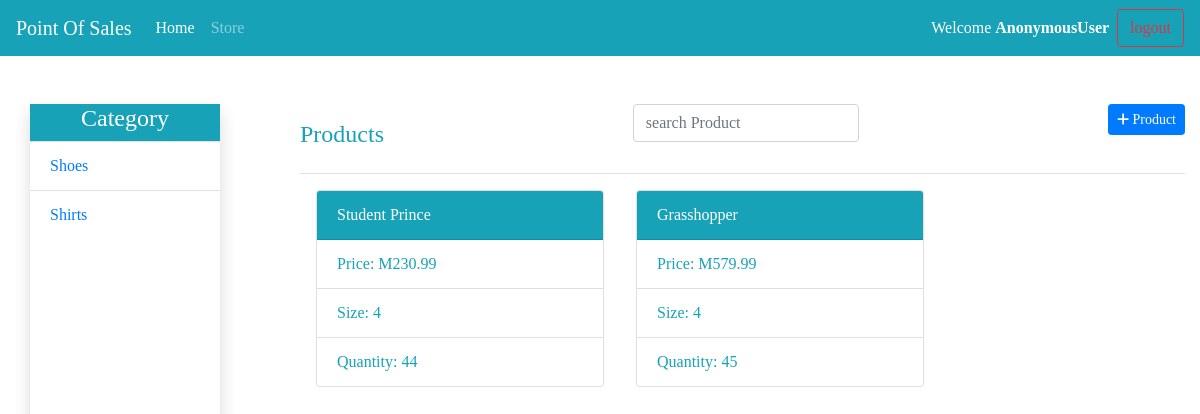
The app's page /category_items/1/ with its own data.
### store/models.py (models this page shows, shortened)
class Category(models.Model):
    name = models.CharField(max_length = 255)
    class Meta:
        verbose_name_plural = 'Categories'
    def __str__(self):
        return self.name

class Product(models.Model):
    name = models.CharField(max_length=255)
    price = models.DecimalField(decimal_places=2,max_digits=6)
    size = models.CharField(max_length=255)
    category =models.ForeignKey('Category',on_delete=models.CASCADE)
    quantity = models.IntegerField()

### store/views.py (the view)
# urls.py: path('category_items/<int:category_id>/',views.category_items,name='category_items'),
def category_items(request,category_id):
    categories = Category.objects.all()
    category = Category.objects.get(id = category_id)
    products = category.product_set.all()
    product_form = handle_form(request)
    context = {
        'categories':categories,
        'products':products,
        'product_form':product_form
    }
    return render(request,'store/store.html',context)

### store/forms.py
class ProductForm(forms.ModelForm):
    class Meta:
        model = Product
        fields = ['name','price','size','category','quantity']

### store/utils.py (called while the page is built)
def handle_form(request):
    product_form = ProductForm()
    if request.method == 'POST':
        product_form = ProductForm(request.POST)
        if product_form.is_valid():
            product_form.save()
    return product_form

### store/templates/store/store.html (shortened to what this page needs)
{% extends 'base.html' %}
{% block content %}
{% include "partials/navbar.html" %}
<main class="container">
    <div class="row mt-5 justify-content-between">
        <div class="col-md-2 p-0 shadow" style="height: 80vh;">
            <div class=" bg-info border-bottom text-white">
                <center><h4>Category</h4></center>
            </div>
            <ul class="list-group list-group-flush bg-info">
                {% for category in categories %}
                <li class="list-group-item"><a href="{% url 'store:category_items' category.id %}">{{category}}</a></li>
                {% endfor %}
            </ul>
        </div>
        <div class="col-md-9 p-0 " style="height: 80vh;">
            <div class="row border-bottom text-info justify-content-between d-flex">
                <span class="py-3"><h4>Products</h4></span>
                <span><input type="text"  class="form-control text-info" placeholder="search Product"></span>
                <span>
                    <button class="btn btn-primary btn-sm" type="button" data-toggle="modal" data-target="#product_add_modal">
                        <i class="fas fa-plus"></i>
                        <span class="d-none d-sm-inline">Product</span>
                    </button>
                </span>
            </div>
            <div class="row d-flex  ">
                {% for product in products %}
                <div class="card mx-3 my-3 " style="width: 18rem;">
                    <div class="card-header bg-info text-white">
                      {{product.name}}
                    </div>
                    <ul class="list-group list-group-flush text-info">
                      <li class="list-group-item">Price: M{{product.price}}</li>
                      <li class="list-group-item">Size: {{product.size}}</li>
                      <li class="list-group-item">Quantity: {{product.quantity}}</li>
                    </ul>
                  </div>
                {% endfor %}
            </div>
        </div>
    </div>
</main>
{% endblock content %}

### static/css/main.css (style rules this page uses)
* { box-sizing: border-box; }
body { margin: 0; padding: 0; font-family:Georgia, 'Times New Roman', Times, serif; }

### records on screen
Category: name "Shoes"
Category: name "Shirts"
Product: name "Student Prince", price "230.99", size "4", quantity "44"
Product: name "Grasshopper", price "579.99", size "4", quantity "45"

### other values on screen
{{ request.user }} "AnonymousUser"
